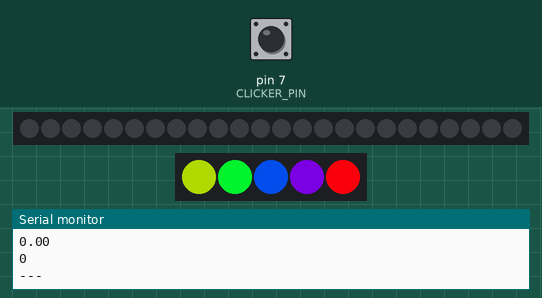
This sketch was run on a simulated Arduino Uno, built with avr-gcc and run on an emulated ATmega328P. Parts: 24 RGB LEDs in strip order, left to right, 5 RGB LEDs in strip order, left to right, the last lines printed to the serial monitor. The inputs (shaded band) are chosen by the test bench; at power-on: pin 7 (CLICKER_PIN) HIGH.

Above: at 1.7 s.
1.8 s: pin 7 (CLICKER_PIN) pulled LOW for 0.15 s
At 2.3 s:
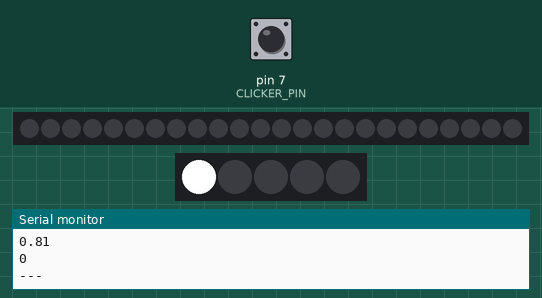
4.9 s: pin 7 (CLICKER_PIN) pulled LOW for 1 s
At 6.68 s:
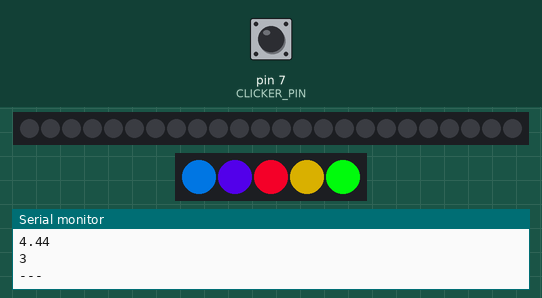
8.9 s: pin 7 (CLICKER_PIN) pulled LOW for 0.15 s
At 10.66 s:
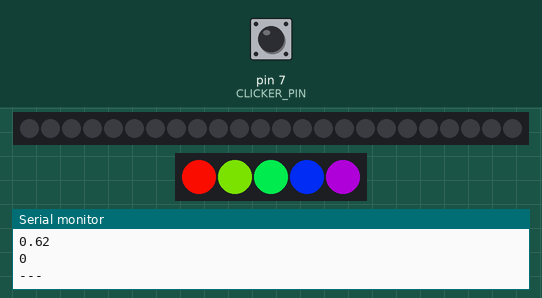
12.0 s: pin 7 (CLICKER_PIN) pulled LOW for 1 s
At 12.7 s:
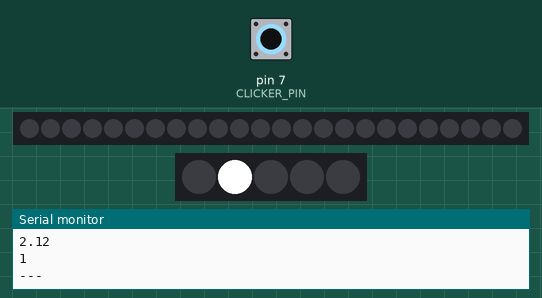
13.6 s: pin 7 (CLICKER_PIN) pulled LOW for 3.2 s
At 13.75 s:
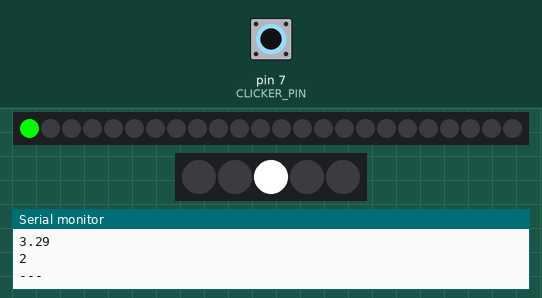
Timing chart, 0 to 19.9 s (numbered marks = the images above; inputs shaded):
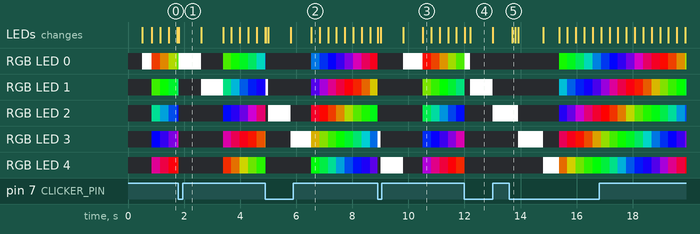

The sketch:

esgame.ino
```cpp
#include <Math.h>
#include <Wire.h>
#include <Button.h>
#include <Timer.h>
// #include <RunningAverage.h>
#include <Adafruit_NeoPixel.h>
#include <Adafruit_GFX.h>
#include <Adafruit_LEDBackpack.h>

#define BUTTON_PULLUP true
#define BUTTON_INVERT true
#define BUTTON_DEBOUNCE 5
#define CLICKER_PIN 7
#define CLICKS_PER_REVOLUTION 20
#define VELOCITY_SAMPLES 5
#define MAX_TIME_DELTA 1500
#define SPEED_PER_CLICK 0.05
#define DECAY 0.98
#define PI 3.141592653589793
#define TWOPI 6.28318530717959

#define NEOPIXELS_PIN 1
#define NUM_NEOPIXELS 5

// Parameter 1 = number of pixels in strip
// Parameter 2 = Arduino pin number (most are valid)
// Parameter 3 = pixel type flags, add together as needed:
//   NEO_KHZ800  800 KHz bitstream (most NeoPixel products w/WS2812 LEDs)
//   NEO_KHZ400  400 KHz (classic 'v1' (not v2) FLORA pixels, WS2811 drivers)
//   NEO_GRB     Pixels are wired for GRB bitstream (most NeoPixel products)
//   NEO_RGB     Pixels are wired for RGB bitstream (v1 FLORA pixels, not v2)
Adafruit_NeoPixel strip = Adafruit_NeoPixel(NUM_NEOPIXELS, NEOPIXELS_PIN, NEO_GRB + NEO_KHZ800);

byte tickEvent = 0;
byte displayEvent = 0;
uint16_t clickerSpeed = 0;
uint32_t prevTime = 0;
uint16_t prevVelocity = 0;
uint16_t rainbowIndex = 0;

struct Colors {
  uint32_t white = strip.Color(255, 255, 255);
  uint32_t off = 0;
};

// Wheel states
enum {
  WHEEL_ACCELERATING,
  WHEEL_DECELERATING,
  WHEEL_STOPPED
};

struct WheelData {
  float position = 0; // Radians
  float decay = 0.98;
  float speed = 0; // Radians per second.
  float acceleration = 0; // Radians per second per second
  float distancePerClick = TWOPI / CLICKS_PER_REVOLUTION;
  byte wheelState = WHEEL_STOPPED;
  byte lightIndex = 0;
};

Button clickerBtn = Button(CLICKER_PIN, BUTTON_PULLUP, BUTTON_INVERT, BUTTON_DEBOUNCE);
Timer t;
Adafruit_24bargraph bar = Adafruit_24bargraph();
// RunningAverage timeDeltas(CLICKS_PER_REVOLUTION);
// RunningAverage speedDeltas(VELOCITY_SAMPLES);
WheelData wheelData;
Colors colors;

void setup() {
  Serial.begin(9600);

  // Setup digital pins.
  pinMode(CLICKER_PIN, INPUT_PULLUP);

  // Setup 24-bar LED.
  bar.begin(0x70);
  bar.setBrightness(15);
  for (byte b = 0; b < 24; b++) {
    bar.setBar(b, LED_YELLOW);
  }
  bar.writeDisplay();
  delay(500);

  // Setup timer event intervals.
  // The tick event runs much more frequently, at about 100Hz, for low-latency when reading buttons.
  tickEvent = t.every(20, tick, (void*)0);
  displayEvent = t.every(100, display, (void*)0);

  strip.begin();
  strip.show(); // Initialize all pixels to 'off'
}

void loop() {
  // Update timer.
  t.update();
}

void tick(void* context) {
  readClicker();
  updateMotion();
  if (wheelData.speed <= 0.01) {
    rainbowCycle();
  }
}

void display(void* context) {
  byte i;

  // float speedDeltasAverage = speedDeltas.getAverage();
  setBarPercentage(100 * wheelData.speed);
  Serial.println(wheelData.speed);
  Serial.println(wheelData.position);
  Serial.println(wheelData.lightIndex);
  Serial.println("---");
  // Light up the current light
  for(i = 0; i < strip.numPixels(); i++) {
    if (i == wheelData.lightIndex) {
      strip.setPixelColor(i, colors.white);
    }
    else {
      strip.setPixelColor(i, colors.off);
    }
  }
  strip.show();

  // float acceleration = accelerationAverage.getAverage();
  // Serial.print("acceleration: ");
  // Serial.println(acceleration);
}

void click() {
  // increase speed by some amount
  wheelData.speed += SPEED_PER_CLICK;

  // if (wheelState == WHEEL_STOPPED) {
  //   Serial.println("accelerating");
  //   wheelState = WHEEL_ACCELERATING;
  //   // Seed the time deltas with the first time delta value.
  //   timeDeltas.fillValue(timeDelta, CLICKS_PER_REVOLUTION);
  // }
  // else {
  //   timeDeltas.addValue(timeDelta);
  // }
  // // Stopped?
  // if (timeDelta > MAX_TIME_DELTA) {
  //   Serial.println("stopping");
  //   Serial.println(timeDelta);
  //   wheelState = WHEEL_STOPPED;
  //   prevTime = 0;
  //   timeDeltas.fillValue(0, CLICKS_PER_REVOLUTION);
  //   speedDeltas.fillValue(0, VELOCITY_SAMPLES);
  //   return;
  // }
}

void updateMotion() {
  byte lightIndex;

  //apply 'friction' to speed
  wheelData.speed *= wheelData.decay;

  //increment position by speed
  wheelData.position += wheelData.speed;

  // Reset position after exceeding 2PI.
  if (wheelData.position >= TWOPI) {
    wheelData.position -= TWOPI;
  }

  //convert position to light index
  wheelData.lightIndex = floor(wheelData.position * NUM_NEOPIXELS / TWOPI);
}

void readClicker() {
  clickerBtn.read();

  if (clickerBtn.wasPressed()) {
    click();
  }
}

void setBarPercentage(byte value) {
  value = constrain(value, 0, 100);
  value = map(value, 0, 100, 0, 24);
  for (byte b = 0; b < 24; b++) {
    bar.setBar(b, b < value ? LED_GREEN : LED_OFF);
  }
  bar.writeDisplay();
}

// Slightly different, this makes the rainbow equally distributed throughout
void rainbowCycle() {
  uint16_t i;

  rainbowIndex++;
  if (rainbowIndex > 256 * 5) {
    rainbowIndex = 0;
  }

  // 5 cycles of all colors on wheel
  for(i=0; i< strip.numPixels(); i++) {
    strip.setPixelColor(i, Wheel(((i * 256 / strip.numPixels()) + rainbowIndex) & 255));
  }
  strip.show();
}

// Input a value 0 to 255 to get a color value.
// The colours are a transition r - g - b - back to r.
uint32_t Wheel(byte WheelPos) {
  WheelPos = 255 - WheelPos;
  if(WheelPos < 85) {
   return strip.Color(255 - WheelPos * 3, 0, WheelPos * 3);
  } else if(WheelPos < 170) {
    WheelPos -= 85;
   return strip.Color(0, WheelPos * 3, 255 - WheelPos * 3);
  } else {
   WheelPos -= 170;
   return strip.Color(WheelPos * 3, 255 - WheelPos * 3, 0);
  }
}
```

Measured:
- after the input at 1.8 s, the LEDs: change at once (image 1)
- after the input at 8.9 s, the LEDs: first change at once (image 3 shows a later state)
- after the input at 12.0 s, the LEDs: first change at once (image 4 shows a later state)
- after the input at 13.6 s, the LEDs: change after 0.11 s (image 5)
